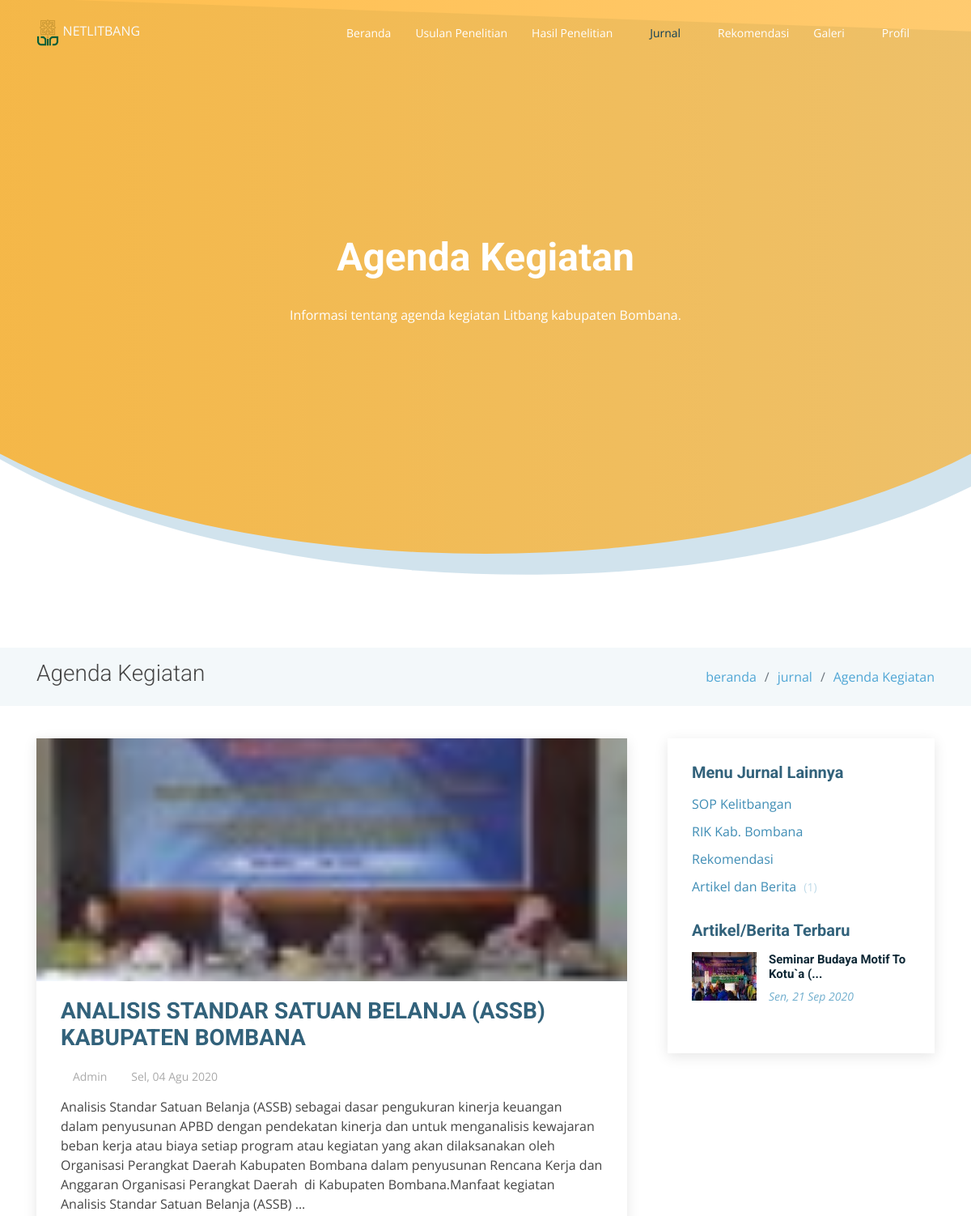
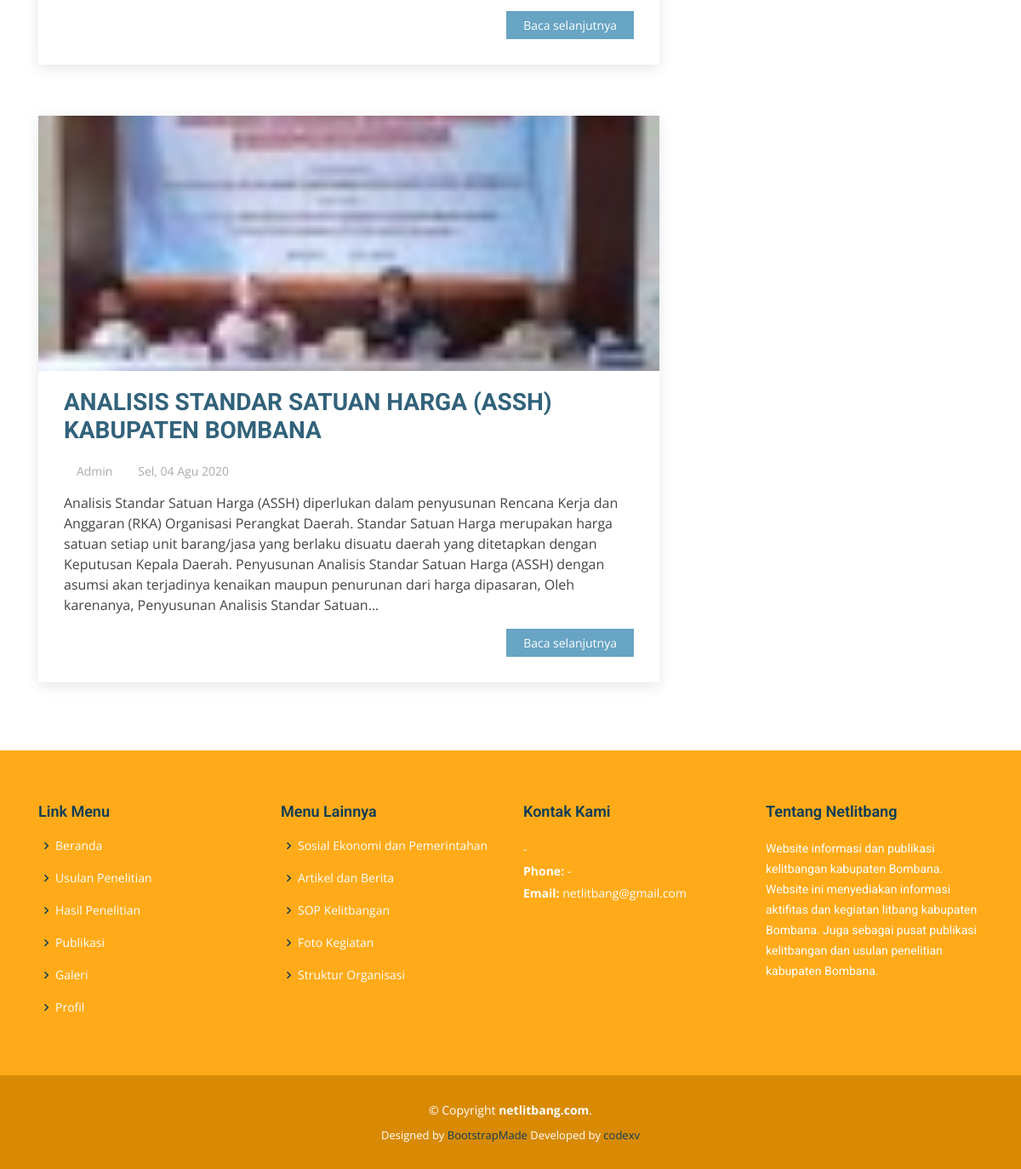
Page /journal/agenda-kegiatan on the committed database (2 pictures, top to bottom).
### tables this page shows
CREATE TABLE `articles` (
  `id` int(11) NOT NULL,
  `title` varchar(250) DEFAULT NULL,
  `content` text NOT NULL,
  `file` varchar(55) DEFAULT NULL,
  `start_date` date DEFAULT NULL,
  `end_date` date DEFAULT NULL,
  `type` enum('sop-kelitbangan','rik-bombana','agenda-kegiatan','rekomendasi','artikel-berita','sosial-pemerintahan','ekonomi-pembangunan','inovasi-pelayanan-publik','definisi','regulasi','kontak-kami','struktur-organisasi','gambar','foto-kegiatan','video') NOT NULL,
  `slug` varchar(250) DEFAULT NULL,
  `created_at` timestamp NOT NULL DEFAULT current_timestamp(),
  `created_by` int(11) NOT NULL,
  `updated_at` timestamp NULL DEFAULT NULL,
  `updated_by` int(11) DEFAULT NULL
);

### application/views/pages/journal/agenda-kegiatan.php (the view, shortened to what the rows shown need)
<main id="main">
    <section class="breadcrumbs">
        <div class="container">
            <div class="d-flex justify-content-between align-items-center">
            <h2><?=$title?></h2>
            </div>
        </div>
    </section>
    <section class="blog" data-aos="fade-up" data-aos-easing="ease-in-out" data-aos-duration="500">
        <div class="container">
            <div class="row">
                <div class="col-lg-8 entries">
                    <?php
                        if(!empty($results)) {
                            foreach($results as $value) {
                    ?>
                    <article class="entry">
                        <div class="entry-img">
                            <img src="<?=base_url('uploads/images/smalls/').$value['file']?>" alt="Gambar" style="width:100%; height:300px; object-fit:cover;" class="img-fluid">
                        </div>
                        <h2 class="entry-title">
                            <a href="<?=base_url('journal/detail/agenda-kegiatan/').$value['slug']?>"><?=_limitText($value['title'], 170)?></a>
                        </h2>
                        <div class="entry-meta">
                            <ul>
                                <li class="d-flex align-items-center">
                                    <i class="icofont-user"></i>
                                    <a href="#">Admin</a>
                                </li>
                                <li class="d-flex align-items-center">
                                    <i class="icofont-wall-clock"></i>
                                    <a href="#"><time datetime="2020-01-01"><?=_dateShortID($value['created_at'])?></time></a>
                                </li>
                            </ul>
                        </div>
                        <div class="entry-content">
                            <p><?=_limitText($value['content'], 450)?></p>
                            <div class="read-more">
                                <a href="<?=base_url('journal/detail/agenda-kegiatan/').$value['slug']?>">Baca selanjutnya</a>
                            </div>
                        </div>
                    </article>
                    <?php
                            }
                        }else {
                    ?>
                        <h3 class="text-center mt-3">Data Kosong.</h3>
                    <?php
                        }
                    ?>
                </div>
                <div class="col-lg-4">
                    <div class="sidebar">
                    <div class="sidebar-item recent-posts">
                        <?php
                            if(!empty($new_articles)) {
                                foreach($new_articles as $value) {
                        ?>
                        <div class="post-item clearfix">
                            <img src="<?=base_url('uploads/images/thumbs/').$value['file']?>" alt="gambar">
                            <h4><a href="<?=base_url('journal/detail/artikel-berita/').$value['slug']?>"><?=_limitText($value['title'],35)?></a></h4>
                            <time datetime="<?=date('Y-m-d')?>"><?=_dateShortID($value['created_at'])?></time>
                        </div>
                        <?php
                                }
                            }else {
                        ?>
                        <h3>Tidak ada berita.</h3>
                        <?php
                            }
                        ?>
                    </div>
                    </div>
                </div>
            </div>
        </div>
    </section>
</main>

### rows in the picture
articles: file (picture), title "ANALISIS STANDAR SATUAN BELANJA (ASSB) KABUPATEN BOMBANA", created_at "Sel, 04 Agu 2020", content "Analisis Standar Satuan Belanja (ASSB) sebagai dasar pengukuran kinerja keuangan dalam penyusunan APBD dengan pendekatan kinerja dan untuk menganalisis kewajaran beban kerja atau biaya setiap program atau kegiatan yang akan dilaksanakan oleh Organisasi Perangkat Daerah Kabupaten Bombana dalam penyusunan Rencana Kerja dan Anggaran Organisasi Perangkat Daerah di Kabupaten Bombana.Manfaat kegiatan Analisis Standar Satuan Belanja (ASSB) ..."
articles: file (picture), title "ANALISIS STANDAR SATUAN HARGA (ASSH) KABUPATEN BOMBANA", created_at "Sel, 04 Agu 2020", content "Analisis Standar Satuan Harga (ASSH) diperlukan dalam penyusunan Rencana Kerja dan Anggaran (RKA) Organisasi Perangkat Daerah. Standar Satuan Harga merupakan harga satuan setiap unit barang/jasa yang berlaku disuatu daerah yang ditetapkan dengan Keputusan Kepala Daerah. Penyusunan Analisis Standar Satuan Harga (ASSH) dengan asumsi akan terjadinya kenaikan maupun penurunan dari harga dipasaran, Oleh karenanya, Penyusunan Analisis Standar Satuan..."
articles: file (picture), title "Seminar Budaya Motif To Kotu`a (...", created_at "Sen, 21 Sep 2020"

### other values in the picture
$head "Agenda Kegiatan"
$content "Informasi tentang agenda kegiatan Litbang kabupaten Bombana."
$title "Agenda Kegiatan"
$link['title'] "beranda"
$link['title'] "jurnal"
$link['title'] "Agenda Kegiatan"
$submenu['title'] "SOP Kelitbangan"
$submenu['title'] "RIK Kab. Bombana"
$submenu['title'] "Rekomendasi"
$submenu['title'] "Artikel dan Berita"
$submenu['total'] "1"
